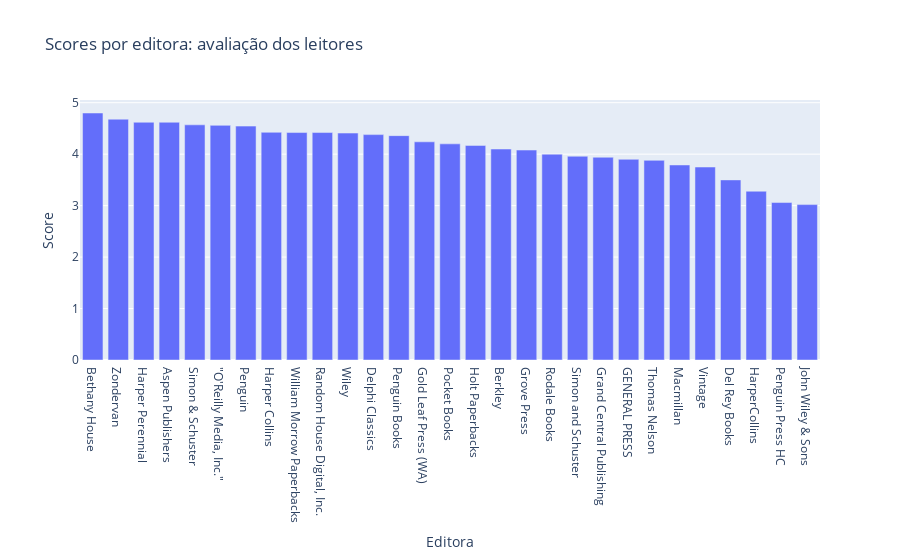

Notebook code cell kept with this figure:
### Code cell
# Dados para o gráfico de barras com a variável 'publisher' no eixo x
categorias_editora = bd['publisher'].unique()
valores_editora = bd.groupby('publisher')['score'].mean()

# Ordenar os dados de scores médios por editora do maior para o menor
valores_editora_sorted = valores_editora.sort_values(ascending=False)

# Criação do gráfico de barras com a variável 'publisher' no eixo x
fig2 = go.Figure(data=[
    go.Bar(name='Valores', x=valores_editora_sorted.index, y=valores_editora_sorted)
])

# Personalização do layout do gráfico com a variável 'publisher' no eixo x
fig2.update_layout(
    title='Scores por editora: avaliação dos leitores',
    xaxis_title='Editora',
    yaxis_title='Score'
)

# Exibir o gráfico com a variável 'publisher' no eixo x
fig2.show()

### Figure 1 — Plotly figure (JSON) as saved in the notebook; plotly's stock layout.template omitted (floating-point values rounded to 4 significant figures)
{"data": [{"name": "Valores", "type": "bar", "x": ["Bethany House", "Zondervan", "Harper Perennial", "Aspen Publishers", "Simon & Schuster", "\"O'Reilly Media, Inc.\"", "Penguin", "Harper Collins", "William Morrow Paperbacks", "Random House Digital, Inc.", "Wiley", "Delphi Classics", "Penguin Books", "Gold Leaf Press (WA)", "Pocket Books", "Holt Paperbacks", "Berkley", "Grove Press", "Rodale Books", "Simon and Schuster", "Grand Central Publishing", "GENERAL PRESS", "Thomas Nelson", "Macmillan", "Vintage", "Del Rey Books", "HarperCollins", "Penguin Press HC", "John Wiley & Sons"], "y": [4.8, 4.68, 4.62, 4.62, 4.57, 4.56, 4.545, 4.425, 4.42, 4.42, 4.41, 4.38, 4.36, 4.24, 4.2, 4.17, 4.1, 4.08, 4, 3.96, 3.94, 3.9, 3.88, 3.79, 3.75, 3.5, 3.28, 3.06, 3.02]}], "layout": {"title": {"text": "Scores por editora: avaliação dos leitores"}, "xaxis": {"title": {"text": "Editora"}}, "yaxis": {"title": {"text": "Score"}}}}
